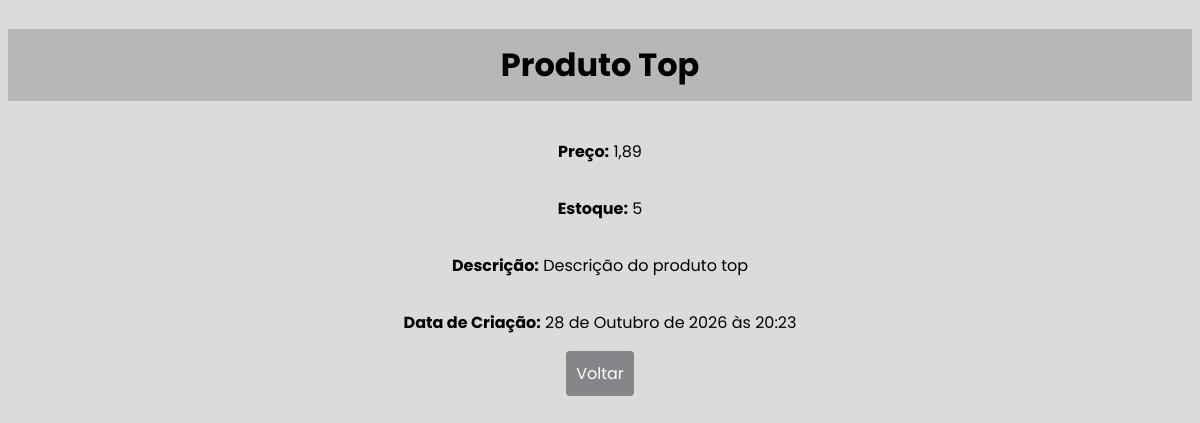
Page /4/ on the committed database.
### appProdutos/models.py (models this page shows, shortened)
class Produto(models.Model):
    nome = models.CharField(max_length=100)
    preco = models.DecimalField(max_digits=10, decimal_places=2)
    estoque = models.IntegerField()
    descricao = models.TextField(blank=True, null=True)
    dataCriacao = models.DateTimeField(auto_now_add=True)

### appProdutos/views.py (the view)
# urls.py: path('<int:id>/', detalhe, name='detalhe')
def detalhe(request, id):
    produto = get_object_or_404(Produto, id=id)
    return render(
        request,
        'detalhe.html',
        {'produto': produto}
    )

### appProdutos/templates/detalhe.html (shortened to what this page needs)
{% load static %}
<!DOCTYPE html>
<html lang="en">
<head>
    <link rel="stylesheet" href="{% static 'detalhe.css' %}">
</head>
<body>
    <h1>
        {{ produto.nome }}
    </h1>
    <p><strong>Preço:</strong> {{ produto.preco }}</p>
    <p><strong>Estoque:</strong> {{ produto.estoque }}</p>
    <p><strong>Descrição:</strong> {{ produto.descricao }}</p>
    <p><strong>Data de Criação:</strong> {{ produto.dataCriacao }}</p>
    <a href="{% url 'listar' %}">
        Voltar
    </a>
</body>
</html>

### appProdutos/static/detalhe.css (style rules this page uses)
body { background-color: rgb(219, 219, 219); display: flex; flex-direction: column; text-align: center; font-family: 'Poppins', sans-serif; }
h1 { background-color: rgb(184, 182, 182); padding: 12px; }
a { text-decoration: none; color: rgb(253, 253, 253); padding: 10px; background-color: rgb(133, 134, 138); border-radius: 4px; margin: auto; }

### rows in the picture
Produto: nome "Produto Top", preco "1,89", estoque "5", descricao "Descrição do produto top", dataCriacao "28 de Outubro de 2026 às 20:23"
